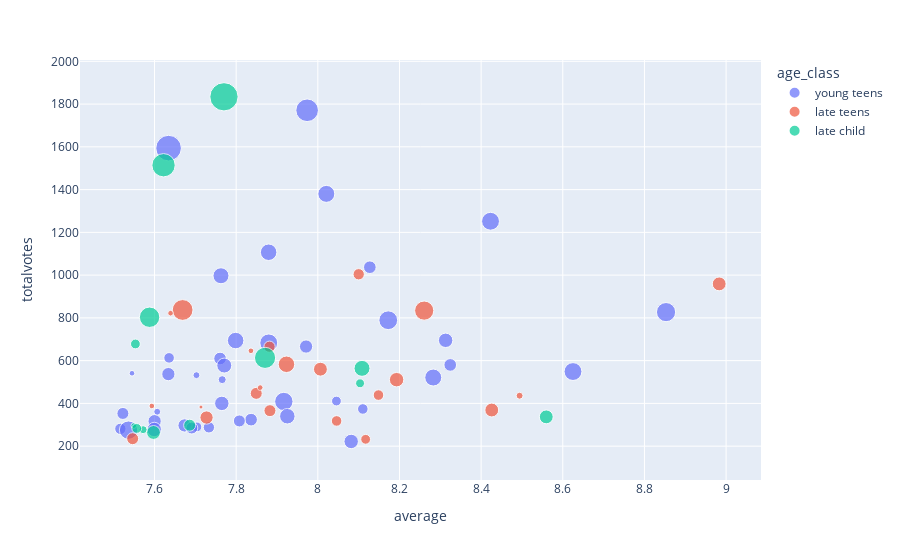

Source (notebook cell):
### Markdown cell above
# Análise 3

### Code cell
#criando as classes de idade
for index, row in cluster_df.iterrows():
    if row['minage'] <= 6:
        cluster_df.loc[index,'age_class'] =  'early child'
    if row['minage'] >= 7:
        cluster_df.loc[index,'age_class'] =  'late child'
    if row['minage'] >= 12:
        cluster_df.loc[index,'age_class'] =  'young teens'
    if row['minage'] >= 14:
        cluster_df.loc[index,'age_class'] =  'late teens' 
        
fig = px.scatter(cluster_df, x="average", y="totalvotes", color="age_class",
                 size="boardgamehonor_cnt")
fig.show()

### Figure 1 — Plotly figure (JSON) as saved in the notebook; plotly's stock layout.template omitted (floating-point values rounded to 4 significant figures)
{"data": [{"hovertemplate": "age_class=young teens<br>average=%{x}<br>totalvotes=%{y}<br>boardgamehonor_cnt=%{marker.size}<extra></extra>", "legendgroup": "young teens", "marker": {"color": "#636efa", "size": [23, 20, 20, 13, 18, 10, 22, 10, 7, 0, 18, 13, 6, 32, 17, 11, 21, 20, 15, 16, 10, 17, 10, 14, 9, 4, 8, 13, 6, 3, 41, 11, 11, 9, 11, 13, 3, 7, 8, 2, 21, 9], "sizemode": "area", "sizeref": 0.125, "symbol": "circle"}, "mode": "markers", "name": "young teens", "orientation": "v", "showlegend": true, "type": "scatter", "x": [8.853, 8.625, 8.423, 8.313, 8.283, 8.324, 8.173, 8.127, 8.11, 8.117, 8.021, 8.082, 8.046, 7.974, 7.88, 7.971, 7.917, 7.88, 7.925, 7.763, 7.837, 7.799, 7.761, 7.771, 7.808, 7.766, 7.733, 7.765, 7.704, 7.703, 7.635, 7.674, 7.634, 7.691, 7.6, 7.599, 7.607, 7.636, 7.516, 7.545, 7.536, 7.523], "xaxis": "x", "y": [827, 549, 1252, 695, 521, 580, 789, 1037, 374, 311, 1380, 222, 411, 1771, 1107, 666, 409, 683, 340, 997, 324, 694, 610, 577, 318, 511, 288, 400, 290, 532, 1594, 297, 537, 285, 317, 278, 361, 613, 281, 541, 275, 353], "yaxis": "y"}, {"hovertemplate": "age_class=late teens<br>average=%{x}<br>totalvotes=%{y}<br>boardgamehonor_cnt=%{marker.size}<extra></extra>", "legendgroup": "late teens", "marker": {"color": "#EF553B", "size": [3, 12, 23, 7, 13, 8, 6, 12, 7, 17, 8, 9, 9, 2, 2, 12, 27, 11, 1, 2, 9, 2], "sizemode": "area", "sizeref": 0.125, "symbol": "circle"}, "mode": "markers", "name": "late teens", "orientation": "v", "showlegend": true, "type": "scatter", "x": [8.494, 8.426, 8.261, 8.149, 8.193, 8.1, 8.117, 8.006, 8.046, 7.923, 7.882, 7.883, 7.849, 7.859, 7.836, 8.983, 7.669, 7.727, 7.714, 7.639, 7.547, 7.593], "xaxis": "x", "y": [436, 369, 834, 439, 511, 1004, 232, 560, 318, 583, 665, 366, 447, 474, 646, 959, 837, 334, 383, 822, 235, 388], "yaxis": "y"}, {"hovertemplate": "age_class=late child<br>average=%{x}<br>totalvotes=%{y}<br>boardgamehonor_cnt=%{marker.size}<extra></extra>", "legendgroup": "late child", "marker": {"color": "#00cc96", "size": [16, 5, 28, 50, 9, 34, 26, 12, 6, 2, 4, 6, 12, 0], "sizemode": "area", "sizeref": 0.125, "symbol": "circle"}, "mode": "markers", "name": "late child", "orientation": "v", "showlegend": true, "type": "scatter", "x": [8.108, 8.103, 7.871, 7.77, 7.686, 7.622, 7.588, 7.598, 7.553, 7.549, 7.572, 7.556, 8.56, 7.616], "xaxis": "x", "y": [564, 494, 613, 1834, 298, 1514, 803, 264, 678, 296, 277, 283, 337, 154], "yaxis": "y"}], "layout": {"legend": {"itemsizing": "constant", "title": {"text": "age_class"}, "tracegroupgap": 0}, "margin": {"t": 60}, "xaxis": {"anchor": "y", "domain": [0, 1], "title": {"text": "average"}}, "yaxis": {"anchor": "x", "domain": [0, 1], "title": {"text": "totalvotes"}}}}
